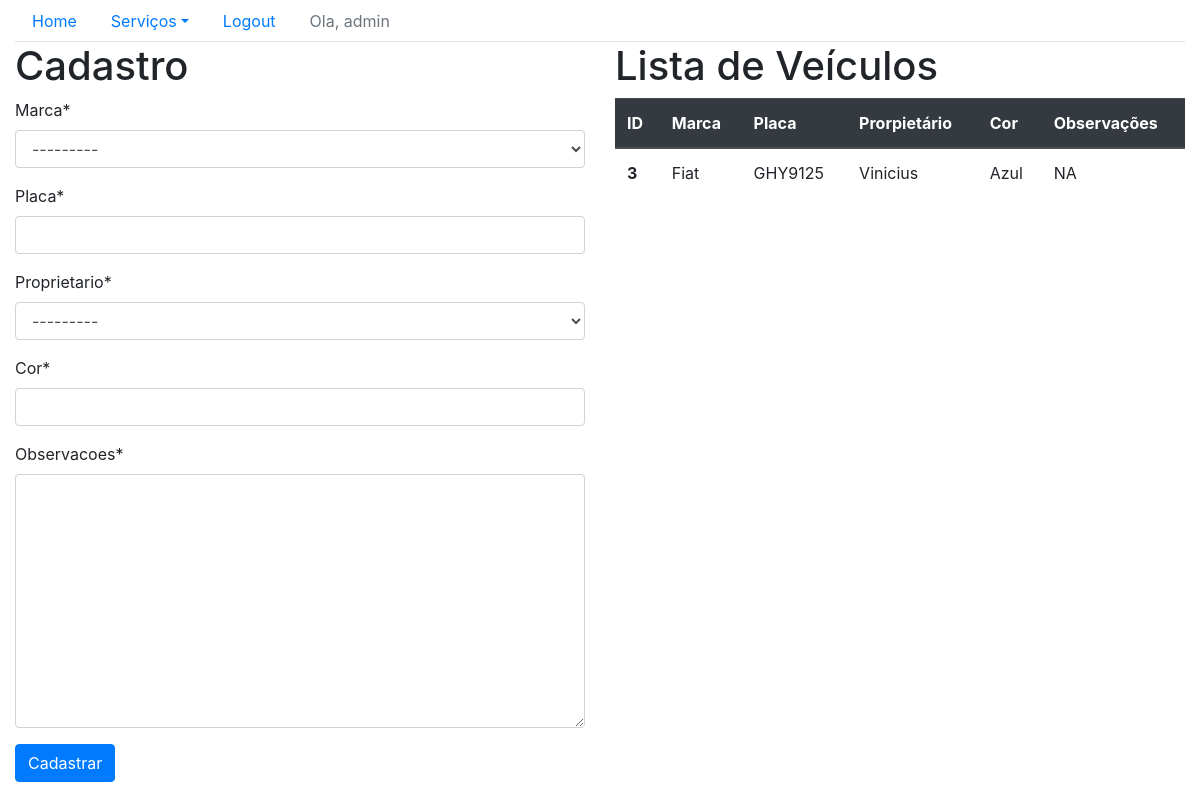
Page /sistema/veiculo/ (signed in) on the earlier database version.
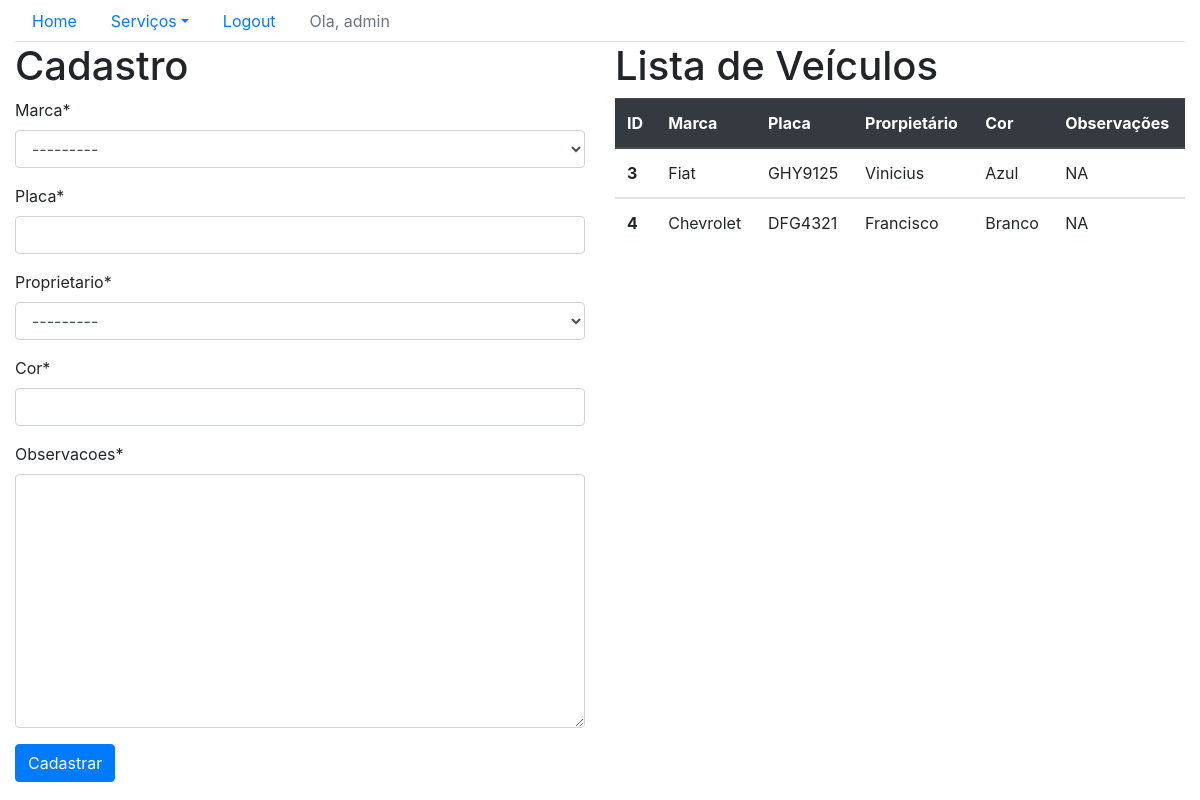
Same page on the later database version.
### core/models.py (models this page shows, shortened)
class Veiculo(models.Model):
    marca = models.ForeignKey('Marca', on_delete=models.CASCADE)
    placa = models.CharField(max_length=7)
    proprietario = models.ForeignKey('Pessoa', on_delete=models.CASCADE)
    cor = models.CharField(max_length=15)
    observacoes = models.TextField()

class Marca(models.Model):
    nome = models.CharField(max_length=50)
    def __str__(self):
        return self.nome

class Pessoa(models.Model):
    nome = models.CharField(max_length=100)
    endereco = models.CharField(max_length=200)
    telefone = models.CharField(max_length=20)
    def __str__(self):
        return self.nome

### core/views.py (the view)
# urls.py: path('veiculo/', lista_veiculos, name='core_lista_veiculos'),
@login_required
def lista_veiculos(request):
    veiculos = Veiculo.objects.all()
    form = VeiculoForm()
    data = {'veiculos': veiculos, 'form': form}
    return render(request, 'core/lista_veiculos.html', data)

### core/forms.py
class VeiculoForm(ModelForm):
    class Meta:
        model = Veiculo
        fields = '__all__'

### core/templates/core/lista_veiculos.html (shortened to what this page needs)
{% extends 'base.html'%}
{% load crispy_forms_tags %}
{% block main %}
    <div class="row">
        <div class="col-sm-6">
            <h1>Cadastro</h1>
            <form action="{%url 'core_veiculo_novo'%}" method="post">
                {{form|crispy}}
                <button type="submit" class="btn btn-primary">Cadastrar</button>
            </form>
        </div>
        <div class="col-sm-6">
            <h1>Lista de Veículos</h1>
            <table class="table table-hover">
                <thead class="thead-dark">
                    <tr>
                        <th scope="col">ID</th>
                        <th scope="col">Marca</th>
                        <th scope="col">Placa</th>
                        <th scope="col">Prorpietário</th>
                        <th scope="col">Cor</th>
                        <th scope="col">Observações</th>
                    </tr>
                </thead>
                {% for veiculo in veiculos %}
                     <tbody>
                        <tr class="table-row"data-href="{% url 'core_veiculo_update' veiculo.id %}">
                                <th scope="row">{{veiculo.id}}</th>
                                <td>{{veiculo.marca}}</td>
                                <td>{{veiculo.placa}}</td>
                                <td>{{veiculo.proprietario}}</td>
                                <td>{{veiculo.cor}}</td>
                                <td>{{veiculo.observacoes}}</td>
                        </tr>
                    </tbody>
                {% endfor %}
            </table>
        </div>
    </div>
{% endblock main %}

Differences in the rows shown:
added Veiculo: id "4", marca "Chevrolet", placa "DFG4321", proprietario "Francisco", cor "Branco", observacoes "NA"
